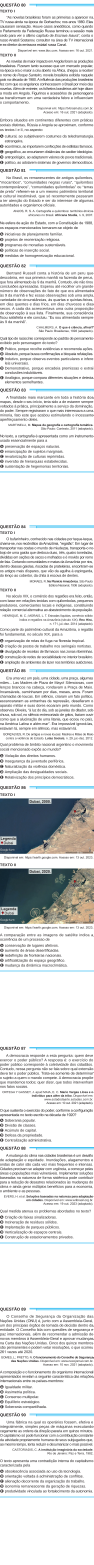
#> input picture ARQUIVADOS/concatenadas/29-31.png, 1025 x 17214 px, found by its file name (shown at 1/11 size)
$ python dividir-questao.py
#> lines starting #> are read from the running program, lines starting #| are printed output that depends on the picture
from PIL import Image
import os

def converter_cor_gimp_para_rgb(gimp_r, gimp_g, gimp_b):
    """
    Converte valores do GIMP (0-100) para RGB (0-255)
    """
    r = int((gimp_r / 100) * 255)
    g = int((gimp_g / 100) * 255)
    b = int((gimp_b / 100) * 255)
    return (r, g, b)

def encontrar_faixa_azul(imagem, cor_alvo=(64, 193, 243), tolerancia=15, altura_faixa=10):
    """
    Encontra posições onde há uma faixa horizontal da cor especificada
    """
    largura, altura = imagem.size
    pixels = imagem.load()

    posicoes_corte = []

    # Percorre a imagem de cima para baixo
    y = 0
    while y < altura - altura_faixa:
        # Verifica se há uma faixa de 'altura_faixa' pixels da cor alvo
        faixa_encontrada = True

        for dy in range(altura_faixa):
            # Pega a cor do pixel atual (verifica no meio da imagem)
            pixel = pixels[largura // 2, y + dy]

            if len(pixel) == 4:  # RGBA
                r, g, b, a = pixel
            else:  # RGB
                r, g, b = pixel[:3]

            # Verifica se a cor está dentro da tolerância
            if (abs(r - cor_alvo[0]) > tolerancia or
                abs(g - cor_alvo[1]) > tolerancia or
                abs(b - cor_alvo[2]) > tolerancia):
                faixa_encontrada = False
                break

        if faixa_encontrada:
            # Corta ANTES da faixa azul (no pixel anterior)
            posicao_corte = y - 13  # CORREÇÃO: definir a variável
            if posicao_corte < 0:  # Evitar posições negativas
                posicao_corte = 0

            posicoes_corte.append(posicao_corte)
            print(f"Faixa azul encontrada começando em y={y}, cortando em y={posicao_corte}")
            # Pula a faixa inteira para evitar detecções múltiplas
            y += altura_faixa
        else:
            y += 1

    return posicoes_corte

def dividir_imagem_por_faixas(caminho_imagem, pasta_saida, cor_alvo=(64, 193, 243)):
    """
    Divide a imagem verticalmente cortando ANTES das faixas azuis
    """
#> called with caminho_imagem = '29-31.png', pasta_saida = 'ultimas', cor_alvo = (64, 193, 243)
    # Abre a imagem
    imagem = Image.open(caminho_imagem)
#> imagem is the input picture: PIL image 1025x17214 RGB; mean R, G, B 222.5, 224, 224.5
    largura, altura = imagem.size
#> largura = 1025; altura = 17214

    print(f"Imagem carregada: {largura}x{altura} pixels")
#| Imagem carregada: 1025x17214 pixels

    # Encontra as posições das faixas azuis
    posicoes_corte = encontrar_faixa_azul(imagem, cor_alvo)
#> after the loop in encontrar_faixa_azul, `while y < altura - altura_faixa:`: posicoes_corte = [29, 1848, 2898, 4264, 5767, 7351, 8636, 11505, 12604, 14374, 15537]; y = 17204

    if not posicoes_corte:
        print("Nenhuma faixa azul encontrada na imagem!")
        return

    print(f"Encontradas {len(posicoes_corte)} faixas azuis para corte")
#| Encontradas 11 faixas azuis para corte

    # Cria a pasta de saída se não existir
    os.makedirs(pasta_saida, exist_ok=True)

    # Corta as seções da imagem
    posicao_anterior = 0

    for i, posicao_corte in enumerate(posicoes_corte):
        # Garantir que a posição de corte é válida
        if posicao_corte <= posicao_anterior:
            continue

        # Corta a seção ANTES da faixa azul (do início anterior até o início da faixa)
        area_corte = (0, posicao_anterior, largura, posicao_corte)
        secao = imagem.crop(area_corte)

        # Salva a imagem cortada
        nome_arquivo = f"parte_{i+1:03d}.png"
        caminho_completo = os.path.join(pasta_saida, nome_arquivo)
        secao.save(caminho_completo)
        print(f"Salvo: {caminho_completo} ({secao.width}x{secao.height}px)")

        # A próxima seção começa após o final desta faixa azul
        posicao_anterior = posicao_corte + 10  # Pula a faixa azul de 10 pixels
#> this loop made 11 passes
#> (posicao_corte, area_corte, nome_arquivo, posicao_anterior) on passes 1 to 11: (29, (0, 0, 1025, 29), 'parte_001.png', 39), (1848, (0, 39, 1025, 1848), 'parte_002.png', 1858), (2898, (0, 1858, 1025, 2898), 'parte_003.png', 2908), (4264, (0, 2908, 1025, 4264), 'parte_004.png', 4274), (5767, (0, 4274, 1025, 5767), 'parte_005.png', 5777), (7351, (0, 5777, 1025, 7351), 'parte_006.png', 7361), (8636, (0, 7361, 1025, 8636), 'parte_007.png', 8646), (11505, (0, 8646, 1025, 11505), 'parte_008.png', 11515), (12604, (0, 11515, 1025, 12604), 'parte_009.png', 12614), (14374, (0, 12614, 1025, 14374), 'parte_010.png', 14384), (15537, (0, 14384, 1025, 15537), 'parte_011.png', 15547)
#| Salvo: ultimas/parte_001.png (1025x29px)
#| Salvo: ultimas/parte_002.png (1025x1809px)
#| Salvo: ultimas/parte_003.png (1025x1040px)
#| Salvo: ultimas/parte_004.png (1025x1356px)
#| Salvo: ultimas/parte_005.png (1025x1493px)
#| Salvo: ultimas/parte_006.png (1025x1574px)
#| Salvo: ultimas/parte_007.png (1025x1275px)
#| Salvo: ultimas/parte_008.png (1025x2859px)
#> (further printed lines are left out)
#> pass 2, in dividir_imagem_por_faixas, `secao = imagem.crop(area_corte)`:
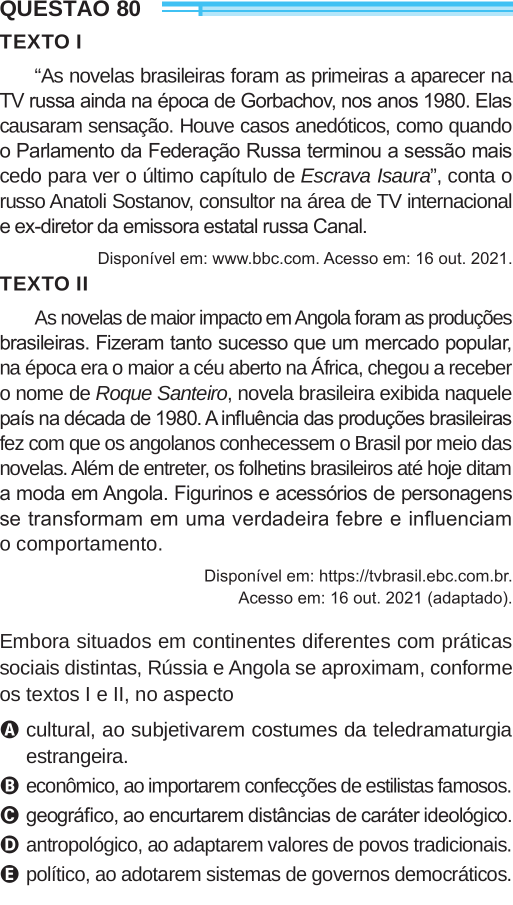
#> secao: PIL image 1025x1809 RGB (shown at 1/2 size); mean R, G, B 226.3, 226.8, 227.3
#> pass 3, in dividir_imagem_por_faixas, `secao = imagem.crop(area_corte)`:
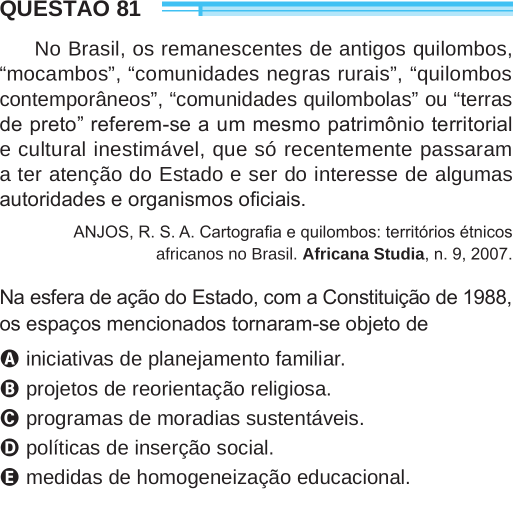
#> secao: PIL image 1025x1040 RGB (shown at 1/2 size); mean R, G, B 229.1, 230.3, 231
#> after the loop:
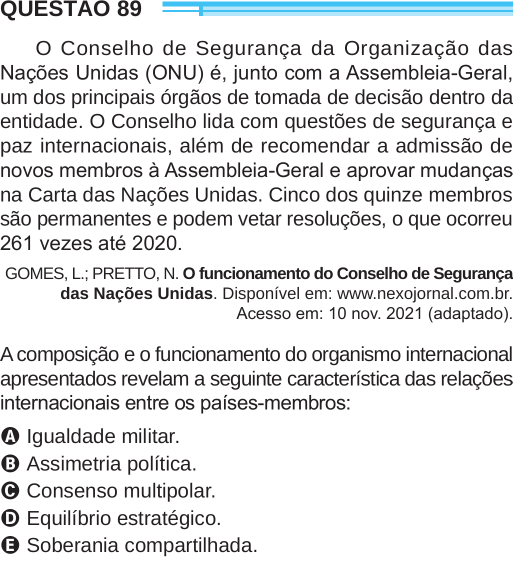
#> secao: PIL image 1025x1153 RGB (shown at 1/2 size); mean R, G, B 227.6, 228.6, 229.3

    # Corta a seção final (após a última faixa azul)
    if posicao_anterior < altura:
        area_corte = (0, posicao_anterior, largura, altura)
#> area_corte = (0, 15547, 1025, 17214)
        secao = imagem.crop(area_corte)
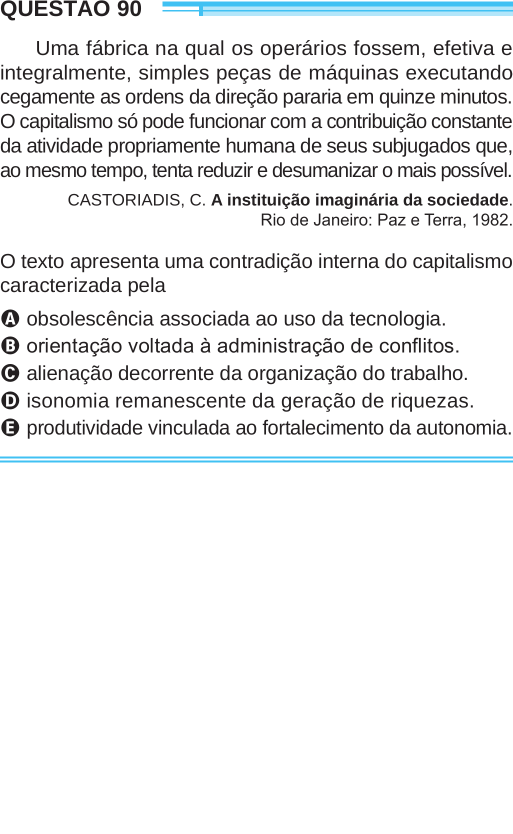
#> secao: PIL image 1025x1667 RGB (shown at 1/2 size); mean R, G, B 237.4, 238.7, 239.4

        nome_arquivo = f"parte_{len(posicoes_corte)+1:03d}.png"
#> nome_arquivo = 'parte_012.png'
        caminho_completo = os.path.join(pasta_saida, nome_arquivo)
        secao.save(caminho_completo)
        print(f"Salvo: {caminho_completo} ({secao.width}x{secao.height}px)")
#| Salvo: ultimas/parte_012.png (1025x1667px)

# Exemplo de uso
if __name__ == "__main__":
    # Configurações
    caminho_imagem = "29-31.png"  # Substitua pelo caminho da sua imagem
    pasta_saida = "ultimas"

    # Converte a cor do GIMP (25.1, 75.7, 95.3) para RGB (0-255)
    cor_azul = converter_cor_gimp_para_rgb(25.1, 75.7, 95.3)
    print(f"Cor convertida: RGB{cor_azul}")

    # Executa a divisão
    dividir_imagem_por_faixas(caminho_imagem, pasta_saida, cor_azul)

    print("Divisão concluída!")
